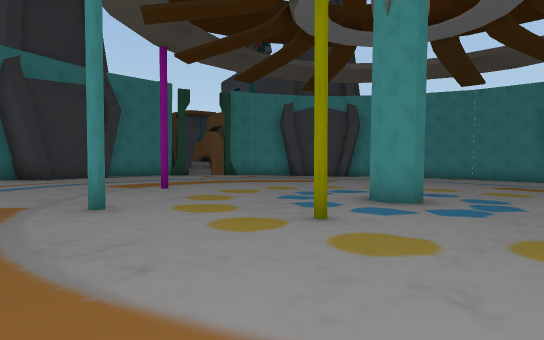
[1] (above)

16 first-person views from a walk through a 3-D level made in the Unity game engine. The camera is 1.4 m above the floor, tilts 2° down and sees 75° across. The floor is counted in squares, 2 m on a side. Each view is taken from the middle of a square. On the plan, view 1 faces up. The plan holds only what a view shows up to about 11 squares ahead; the rest is blank. The place goes on beyond the plan. The player character is not drawn. Some animated figures are left out.

[2]
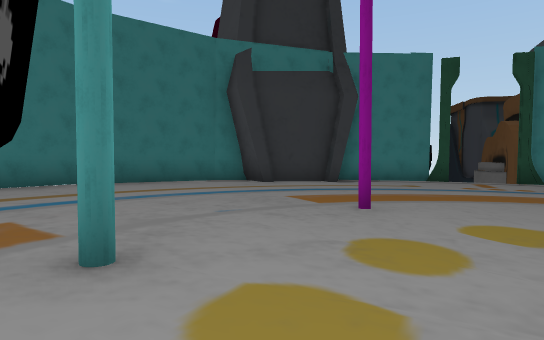

[3]
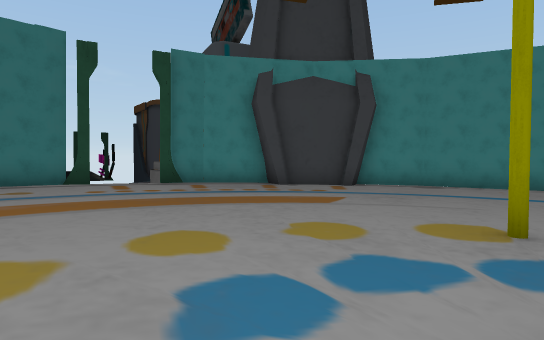

[4]
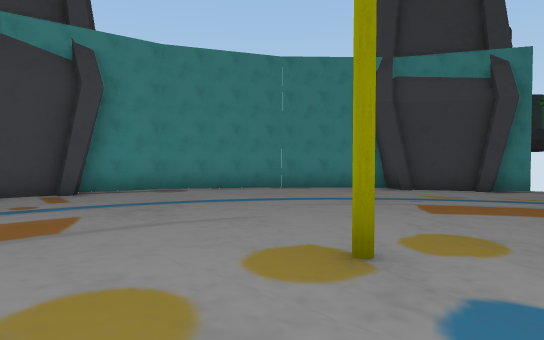

[5]
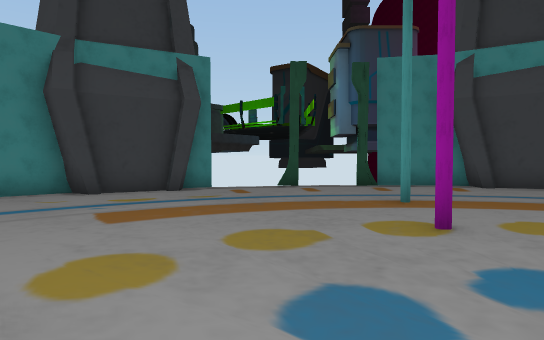

[6]
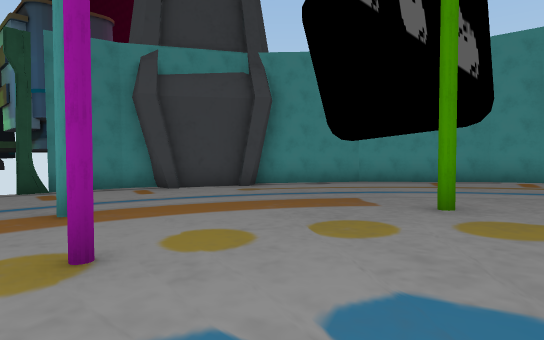

[7]
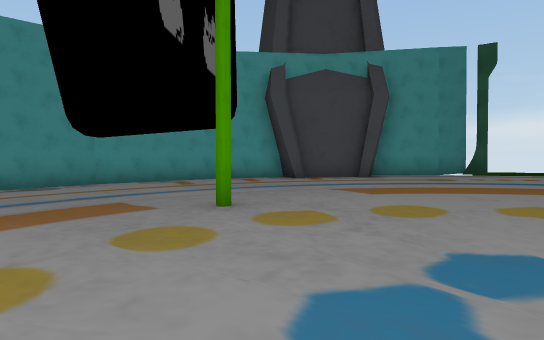

[8]
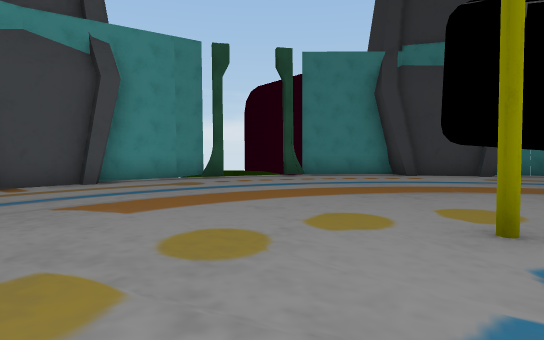

[9]
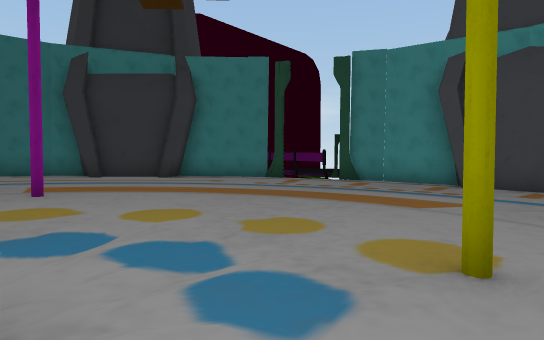

[10]
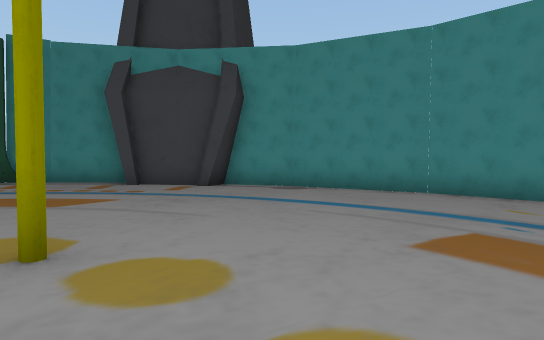

[11]
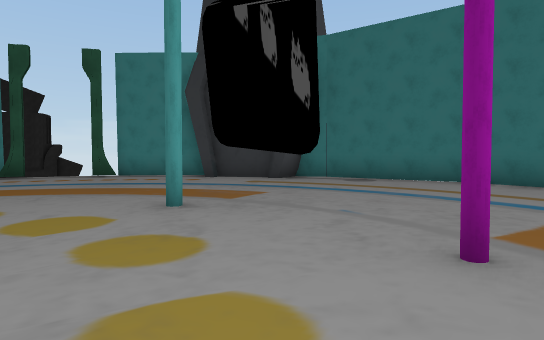

[12]
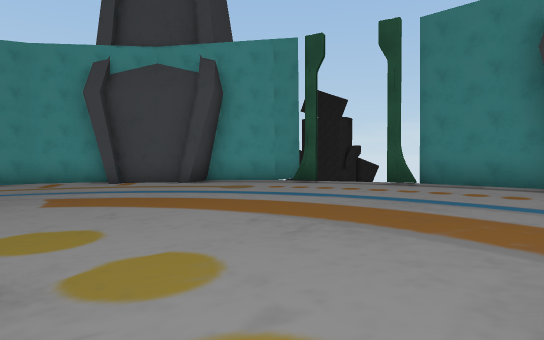

[13]
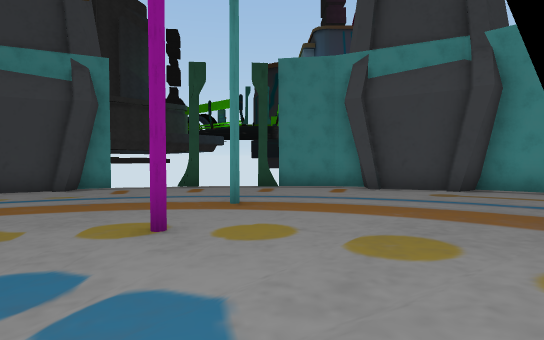

[14]
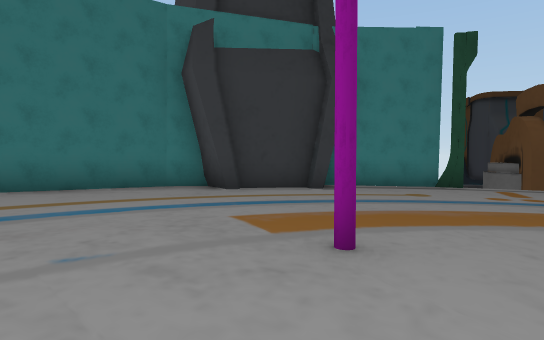

[15]
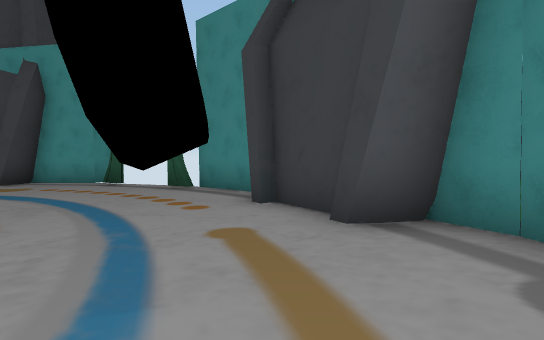

[16]
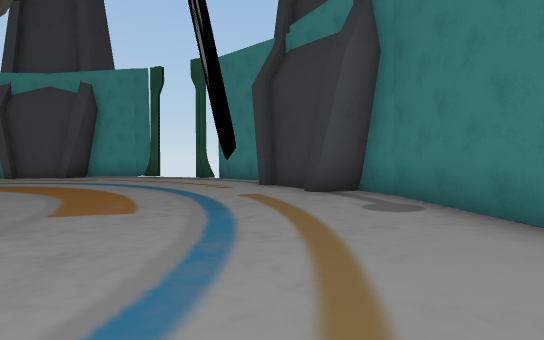

### Floor plan
Key: @ floor where view 1 was taken; # wall or solid block; . main floor; : floor 0.25 m higher than the main floor; - floor 0.25 m lower than the main floor; + floor 0.5 m higher than the main floor; O other object.
Columns run from 9 left of view 1 to 13 right of it. Each row starts with its distance up from view 1.
 18           OOOO
 17        ###OOO####
 16        #......--###
 15     #O........----##
 14    ##::........----#
 13   O#:::........-----OO
 12   O#::::........---OOO
 11  OO:::::........----#OO
 10  #:::::::........-----
  9 ##:::::::...#....-----
  8 #+:::::#::........----#
  7 #+::::::::........----#
  6 #++::::::::#...#.#.---#
  5 #++::::#:::........---#
  4 ##++#:::::#:........--#
  3  #++#:::::::........--#
  2  OO++::::::::.#.....#OO
  1   O#+::::::::.......OO
  0   OO+::::@::::.....OOO
 -1    ##+::::::::.....##
 -2     #O::::::::....##
 -3        #:::::::.###
 -4        ###OOO####
 -5           OOOO

Where each view was taken, in squares from view 1:
view 1: 0 up, 0 right, facing up
view 2: 4 up, 0 right, facing up-left
view 3: 6 up, 1 right, facing up
view 4: 8 up, 1 right, facing up-right
view 5: 8 up, 2 right, facing right
view 6: 7 up, 3 right, facing down-right
view 7: 7 up, 4 right, facing down
view 8: 5 up, 4 right, facing down-left
view 9: 7 up, 4 right, facing up-left
view 10: 7 up, 5 right, facing up
view 11: 9 up, 0 right, facing down-left
view 12: 6 up, 1 left, facing down
view 13: 5 up, 2 right, facing right
view 14: 6 up, 1 left, facing up-left
view 15: 6 up, 6 left, facing down
view 16: 9 up, 6 left, facing down
